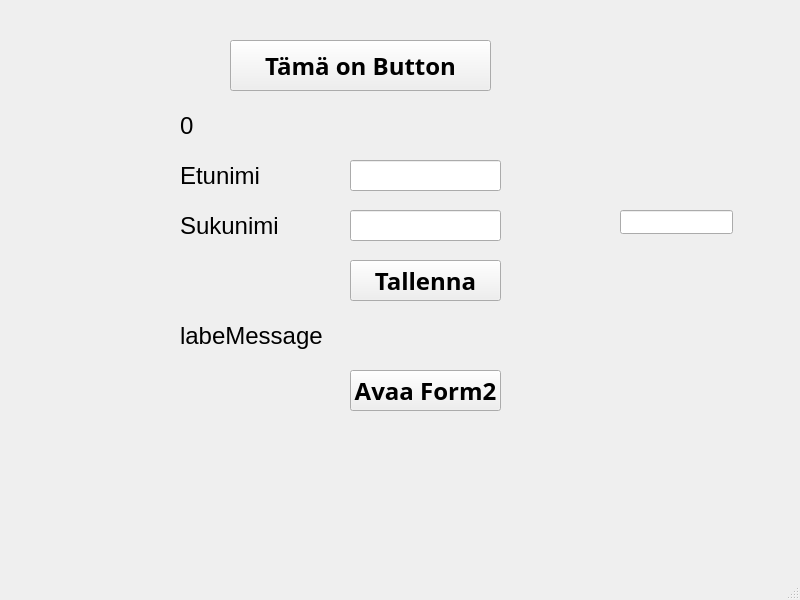
<?xml version="1.0" encoding="UTF-8"?>
<ui version="4.0">
 <class>MainWindow</class>
 <widget class="QMainWindow" name="MainWindow">
  <property name="geometry">
   <rect>
    <x>0</x>
    <y>0</y>
    <width>800</width>
    <height>600</height>
   </rect>
  </property>
  <property name="windowTitle">
   <string>MainWindow</string>
  </property>
  <widget class="QWidget" name="centralwidget">
   <widget class="QPushButton" name="btnTest">
    <property name="geometry">
     <rect>
      <x>230</x>
      <y>40</y>
      <width>261</width>
      <height>51</height>
     </rect>
    </property>
    <property name="font">
     <font>
      <family>Segoe UI Black</family>
      <pointsize>18</pointsize>
      <bold>true</bold>
     </font>
    </property>
    <property name="text">
     <string>Tämä on Button</string>
    </property>
   </widget>
   <widget class="QLabel" name="labelResult">
    <property name="geometry">
     <rect>
      <x>180</x>
      <y>100</y>
      <width>361</width>
      <height>51</height>
     </rect>
    </property>
    <property name="font">
     <font>
      <pointsize>18</pointsize>
     </font>
    </property>
    <property name="text">
     <string>0</string>
    </property>
   </widget>
   <widget class="QLabel" name="label">
    <property name="geometry">
     <rect>
      <x>180</x>
      <y>160</y>
      <width>141</width>
      <height>31</height>
     </rect>
    </property>
    <property name="font">
     <font>
      <pointsize>18</pointsize>
     </font>
    </property>
    <property name="text">
     <string>Etunimi</string>
    </property>
   </widget>
   <widget class="QLineEdit" name="textFname">
    <property name="geometry">
     <rect>
      <x>350</x>
      <y>160</y>
      <width>151</width>
      <height>31</height>
     </rect>
    </property>
    <property name="font">
     <font>
      <pointsize>18</pointsize>
     </font>
    </property>
   </widget>
   <widget class="QLabel" name="label_2">
    <property name="geometry">
     <rect>
      <x>180</x>
      <y>210</y>
      <width>141</width>
      <height>31</height>
     </rect>
    </property>
    <property name="font">
     <font>
      <pointsize>18</pointsize>
     </font>
    </property>
    <property name="text">
     <string>Sukunimi</string>
    </property>
   </widget>
   <widget class="QLineEdit" name="textLname">
    <property name="geometry">
     <rect>
      <x>350</x>
      <y>210</y>
      <width>151</width>
      <height>31</height>
     </rect>
    </property>
    <property name="font">
     <font>
      <pointsize>18</pointsize>
     </font>
    </property>
   </widget>
   <widget class="QPushButton" name="btnSave">
    <property name="geometry">
     <rect>
      <x>350</x>
      <y>260</y>
      <width>151</width>
      <height>41</height>
     </rect>
    </property>
    <property name="font">
     <font>
      <family>Segoe UI Black</family>
      <pointsize>18</pointsize>
      <bold>true</bold>
     </font>
    </property>
    <property name="text">
     <string>Tallenna</string>
    </property>
   </widget>
   <widget class="QLabel" name="labelMessage">
    <property name="geometry">
     <rect>
      <x>180</x>
      <y>320</y>
      <width>321</width>
      <height>31</height>
     </rect>
    </property>
    <property name="font">
     <font>
      <pointsize>18</pointsize>
     </font>
    </property>
    <property name="text">
     <string>labeMessage</string>
    </property>
   </widget>
   <widget class="QPushButton" name="btnOpenForm2">
    <property name="geometry">
     <rect>
      <x>350</x>
      <y>370</y>
      <width>151</width>
      <height>41</height>
     </rect>
    </property>
    <property name="font">
     <font>
      <family>Segoe UI Black</family>
      <pointsize>18</pointsize>
      <bold>true</bold>
     </font>
    </property>
    <property name="text">
     <string>Avaa Form2</string>
    </property>
   </widget>
   <widget class="QLineEdit" name="lineEdit">
    <property name="geometry">
     <rect>
      <x>620</x>
      <y>210</y>
      <width>113</width>
      <height>24</height>
     </rect>
    </property>
   </widget>
  </widget>
  <widget class="QMenuBar" name="menubar">
   <property name="geometry">
    <rect>
     <x>0</x>
     <y>0</y>
     <width>800</width>
     <height>21</height>
    </rect>
   </property>
  </widget>
  <widget class="QStatusBar" name="statusbar"/>
 </widget>
 <resources/>
 <connections/>
</ui>
